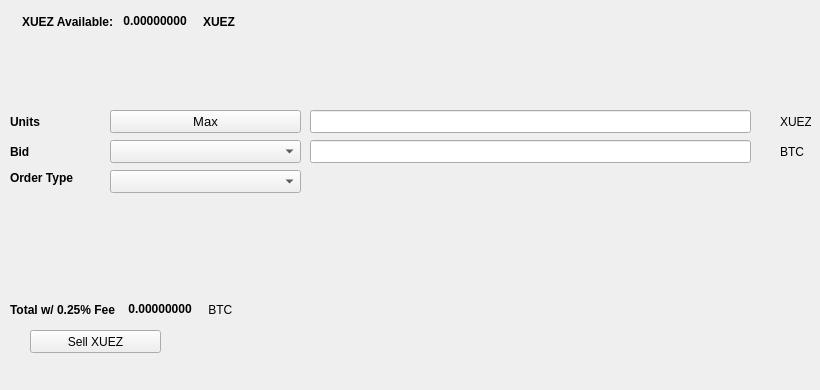
   <widget class="QWidget" name="SellTab">
    <attribute name="title">
     <string>Sell</string>
    </attribute>
    <widget class="QLabel" name="label_16">
     <property name="geometry">
      <rect>
       <x>780</x>
       <y>140</y>
       <width>31</width>
       <height>23</height>
      </rect>
     </property>
     <property name="text">
      <string>BTC</string>
     </property>
    </widget>
    <widget class="QComboBox" name="SellBidcomboBox">
     <property name="geometry">
      <rect>
       <x>110</x>
       <y>140</y>
       <width>191</width>
       <height>23</height>
      </rect>
     </property>
     <property name="font">
      <font>
       <pointsize>10</pointsize>
      </font>
     </property>
    </widget>
    <widget class="QLabel" name="label_18">
     <property name="geometry">
      <rect>
       <x>10</x>
       <y>110</y>
       <width>46</width>
       <height>23</height>
      </rect>
     </property>
     <property name="font">
      <font>
       <weight>75</weight>
       <bold>true</bold>
      </font>
     </property>
     <property name="text">
      <string>Units</string>
     </property>
    </widget>
    <widget class="QPushButton" name="Sell_Max_Amount">
     <property name="geometry">
      <rect>
       <x>110</x>
       <y>110</y>
       <width>191</width>
       <height>23</height>
      </rect>
     </property>
     <property name="font">
      <font>
       <pointsize>10</pointsize>
      </font>
     </property>
     <property name="text">
      <string>Max</string>
     </property>
    </widget>
    <widget class="QLabel" name="label_20">
     <property name="geometry">
      <rect>
       <x>10</x>
       <y>170</y>
       <width>91</width>
       <height>16</height>
      </rect>
     </property>
     <property name="font">
      <font>
       <weight>75</weight>
       <bold>true</bold>
      </font>
     </property>
     <property name="text">
      <string>Order Type</string>
     </property>
    </widget>
    <widget class="QComboBox" name="SellOrdertypeCombo">
     <property name="geometry">
      <rect>
       <x>110</x>
       <y>170</y>
       <width>191</width>
       <height>23</height>
      </rect>
     </property>
     <property name="font">
      <font>
       <pointsize>10</pointsize>
      </font>
     </property>
    </widget>
    <widget class="QLabel" name="label_21">
     <property name="geometry">
      <rect>
       <x>10</x>
       <y>140</y>
       <width>46</width>
       <height>23</height>
      </rect>
     </property>
     <property name="font">
      <font>
       <weight>75</weight>
       <bold>true</bold>
      </font>
     </property>
     <property name="text">
      <string>Bid</string>
     </property>
    </widget>
    <widget class="QLabel" name="label_22">
     <property name="geometry">
      <rect>
       <x>780</x>
       <y>110</y>
       <width>31</width>
       <height>23</height>
      </rect>
     </property>
     <property name="text">
      <string>XUEZ</string>
     </property>
    </widget>
    <widget class="QLineEdit" name="UnitsInputXUEZ">
     <property name="geometry">
      <rect>
       <x>310</x>
       <y>110</y>
       <width>441</width>
       <height>23</height>
      </rect>
     </property>
     <property name="font">
      <font>
       <pointsize>9</pointsize>
       <weight>75</weight>
       <bold>true</bold>
      </font>
     </property>
    </widget>
    <widget class="QLineEdit" name="SellBidPriceEdit">
     <property name="geometry">
      <rect>
       <x>310</x>
       <y>140</y>
       <width>441</width>
       <height>23</height>
      </rect>
     </property>
     <property name="font">
      <font>
       <pointsize>9</pointsize>
       <weight>75</weight>
       <bold>true</bold>
      </font>
     </property>
    </widget>
    <widget class="QPushButton" name="SellXUEZBTN">
     <property name="geometry">
      <rect>
       <x>30</x>
       <y>330</y>
       <width>131</width>
       <height>23</height>
      </rect>
     </property>
     <property name="text">
      <string>Sell XUEZ</string>
     </property>
     <property name="icon">
      <iconset resource="../xuez.qrc">
       <normaloff>:/icons/bitcoin</normaloff>:/icons/bitcoin</iconset>
     </property>
    </widget>
    <widget class="QWidget" name="layoutWidget3">
     <property name="geometry">
      <rect>
       <x>22</x>
       <y>12</y>
       <width>258</width>
       <height>19</height>
      </rect>
     </property>
     <layout class="QHBoxLayout" name="horizontalLayout">
      <item>
       <widget class="QLabel" name="label232_2">
        <property name="font">
         <font>
          <weight>75</weight>
          <bold>true</bold>
         </font>
        </property>
        <property name="text">
         <string>XUEZ Available:</string>
        </property>
       </widget>
      </item>
      <item>
       <widget class="QLabel" name="XUEZAvailableLabel">
        <property name="palette">
         <palette>
          <active>
           <colorrole role="WindowText">
            <brush brushstyle="SolidPattern">
             <color alpha="255">
              <red>0</red>
              <green>0</green>
              <blue>0</blue>
             </color>
            </brush>
           </colorrole>
           <colorrole role="Button">
            <brush brushstyle="SolidPattern">
             <color alpha="255">
              <red>0</red>
              <green>170</green>
              <blue>0</blue>
             </color>
            </brush>
           </colorrole>
           <colorrole role="Light">
            <brush brushstyle="SolidPattern">
             <color alpha="255">
              <red>0</red>
              <green>255</green>
              <blue>0</blue>
             </color>
            </brush>
           </colorrole>
           <colorrole role="Midlight">
            <brush brushstyle="SolidPattern">
             <color alpha="255">
              <red>0</red>
              <green>212</green>
              <blue>0</blue>
             </color>
            </brush>
           </colorrole>
           <colorrole role="Dark">
            <brush brushstyle="SolidPattern">
             <color alpha="255">
              <red>0</red>
              <green>85</green>
              <blue>0</blue>
             </color>
            </brush>
           </colorrole>
           <colorrole role="Mid">
            <brush brushstyle="SolidPattern">
             <color alpha="255">
              <red>0</red>
              <green>113</green>
              <blue>0</blue>
             </color>
            </brush>
           </colorrole>
           <colorrole role="Text">
            <brush brushstyle="SolidPattern">
             <color alpha="255">
              <red>0</red>
              <green>170</green>
              <blue>0</blue>
             </color>
            </brush>
           </colorrole>
           <colorrole role="BrightText">
            <brush brushstyle="SolidPattern">
             <color alpha="255">
              <red>255</red>
              <green>255</green>
              <blue>255</blue>
             </color>
            </brush>
           </colorrole>
           <colorrole role="ButtonText">
            <brush brushstyle="SolidPattern">
             <color alpha="255">
              <red>0</red>
              <green>0</green>
              <blue>0</blue>
             </color>
            </brush>
           </colorrole>
           <colorrole role="Base">
            <brush brushstyle="SolidPattern">
             <color alpha="255">
              <red>255</red>
              <green>255</green>
              <blue>255</blue>
             </color>
            </brush>
           </colorrole>
           <colorrole role="Window">
            <brush brushstyle="SolidPattern">
             <color alpha="255">
              <red>0</red>
              <green>170</green>
              <blue>0</blue>
             </color>
            </brush>
           </colorrole>
           <colorrole role="Shadow">
            <brush brushstyle="SolidPattern">
             <color alpha="255">
              <red>0</red>
              <green>0</green>
              <blue>0</blue>
             </color>
            </brush>
           </colorrole>
           <colorrole role="AlternateBase">
            <brush brushstyle="SolidPattern">
             <color alpha="255">
              <red>127</red>
              <green>212</green>
              <blue>127</blue>
             </color>
            </brush>
           </colorrole>
           <colorrole role="ToolTipBase">
            <brush brushstyle="SolidPattern">
             <color alpha="255">
              <red>255</red>
              <green>255</green>
              <blue>220</blue>
             </color>
            </brush>
           </colorrole>
           <colorrole role="ToolTipText">
            <brush brushstyle="SolidPattern">
             <color alpha="255">
              <red>0</red>
              <green>0</green>
              <blue>0</blue>
             </color>
            </brush>
           </colorrole>
          </active>
          <inactive>
           <colorrole role="WindowText">
            <brush brushstyle="SolidPattern">
             <color alpha="255">
              <red>0</red>
              <green>0</green>
              <blue>0</blue>
             </color>
            </brush>
           </colorrole>
           <colorrole role="Button">
            <brush brushstyle="SolidPattern">
             <color alpha="255">
              <red>0</red>
              <green>170</green>
              <blue>0</blue>
             </color>
            </brush>
           </colorrole>
           <colorrole role="Light">
            <brush brushstyle="SolidPattern">
             <color alpha="255">
              <red>0</red>
              <green>255</green>
              <blue>0</blue>
             </color>
            </brush>
           </colorrole>
           <colorrole role="Midlight">
            <brush brushstyle="SolidPattern">
             <color alpha="255">
              <red>0</red>
              <green>212</green>
              <blue>0</blue>
             </color>
            </brush>
           </colorrole>
           <colorrole role="Dark">
            <brush brushstyle="SolidPattern">
             <color alpha="255">
              <red>0</red>
              <green>85</green>
              <blue>0</blue>
             </color>
            </brush>
           </colorrole>
           <colorrole role="Mid">
            <brush brushstyle="SolidPattern">
             <color alpha="255">
              <red>0</red>
              <green>113</green>
              <blue>0</blue>
             </color>
            </brush>
           </colorrole>
           <colorrole role="Text">
            <brush brushstyle="SolidPattern">
             <color alpha="255">
              <red>0</red>
              <green>170</green>
              <blue>0</blue>
             </color>
            </brush>
           </colorrole>
           <colorrole role="BrightText">
            <brush brushstyle="SolidPattern">
             <color alpha="255">
              <red>255</red>
              <green>255</green>
              <blue>255</blue>
             </color>
            </brush>
           </colorrole>
           <colorrole role="ButtonText">
            <brush brushstyle="SolidPattern">
             <color alpha="255">
              <red>0</red>
              <green>0</green>
              <blue>0</blue>
             </color>
            </brush>
           </colorrole>
           <colorrole role="Base">
            <brush brushstyle="SolidPattern">
             <color alpha="255">
              <red>255</red>
              <green>255</green>
              <blue>255</blue>
             </color>
            </brush>
           </colorrole>
           <colorrole role="Window">
            <brush brushstyle="SolidPattern">
             <color alpha="255">
              <red>0</red>
              <green>170</green>
              <blue>0</blue>
             </color>
            </brush>
           </colorrole>
           <colorrole role="Shadow">
            <brush brushstyle="SolidPattern">
             <color alpha="255">
              <red>0</red>
              <green>0</green>
              <blue>0</blue>
             </color>
            </brush>
           </colorrole>
           <colorrole role="AlternateBase">
            <brush brushstyle="SolidPattern">
             <color alpha="255">
              <red>127</red>
              <green>212</green>
              <blue>127</blue>
             </color>
            </brush>
           </colorrole>
           <colorrole role="ToolTipBase">
            <brush brushstyle="SolidPattern">
             <color alpha="255">
              <red>255</red>
              <green>255</green>
              <blue>220</blue>
             </color>
            </brush>
           </colorrole>
           <colorrole role="ToolTipText">
            <brush brushstyle="SolidPattern">
             <color alpha="255">
              <red>0</red>
              <green>0</green>
              <blue>0</blue>
             </color>
            </brush>
           </colorrole>
          </inactive>
          <disabled>
           <colorrole role="WindowText">
            <brush brushstyle="SolidPattern">
             <color alpha="255">
              <red>0</red>
              <green>85</green>
              <blue>0</blue>
             </color>
            </brush>
           </colorrole>
           <colorrole role="Button">
            <brush brushstyle="SolidPattern">
             <color alpha="255">
              <red>0</red>
              <green>170</green>
              <blue>0</blue>
             </color>
            </brush>
           </colorrole>
           <colorrole role="Light">
            <brush brushstyle="SolidPattern">
             <color alpha="255">
              <red>0</red>
              <green>255</green>
              <blue>0</blue>
             </color>
            </brush>
           </colorrole>
           <colorrole role="Midlight">
            <brush brushstyle="SolidPattern">
             <color alpha="255">
              <red>0</red>
              <green>212</green>
              <blue>0</blue>
             </color>
            </brush>
           </colorrole>
           <colorrole role="Dark">
            <brush brushstyle="SolidPattern">
             <color alpha="255">
              <red>0</red>
              <green>85</green>
              <blue>0</blue>
             </color>
            </brush>
           </colorrole>
           <colorrole role="Mid">
            <brush brushstyle="SolidPattern">
             <color alpha="255">
              <red>0</red>
              <green>113</green>
              <blue>0</blue>
             </color>
            </brush>
           </colorrole>
           <colorrole role="Text">
            <brush brushstyle="SolidPattern">
             <color alpha="255">
              <red>0</red>
              <green>85</green>
              <blue>0</blue>
             </color>
            </brush>
           </colorrole>
           <colorrole role="BrightText">
            <brush brushstyle="SolidPattern">
             <color alpha="255">
              <red>255</red>
              <green>255</green>
              <blue>255</blue>
             </color>
            </brush>
           </colorrole>
           <colorrole role="ButtonText">
            <brush brushstyle="SolidPattern">
             <color alpha="255">
              <red>0</red>
              <green>85</green>
              <blue>0</blue>
             </color>
            </brush>
           </colorrole>
           <colorrole role="Base">
            <brush brushstyle="SolidPattern">
             <color alpha="255">
              <red>0</red>
              <green>170</green>
              <blue>0</blue>
             </color>
            </brush>
           </colorrole>
           <colorrole role="Window">
            <brush brushstyle="SolidPattern">
             <color alpha="255">
              <red>0</red>
              <green>170</green>
              <blue>0</blue>
             </color>
            </brush>
           </colorrole>
           <colorrole role="Shadow">
            <brush brushstyle="SolidPattern">
             <color alpha="255">
              <red>0</red>
              <green>0</green>
              <blue>0</blue>
             </color>
            </brush>
           </colorrole>
           <colorrole role="AlternateBase">
            <brush brushstyle="SolidPattern">
             <color alpha="255">
              <red>0</red>
              <green>170</green>
              <blue>0</blue>
             </color>
            </brush>
           </colorrole>
           <colorrole role="ToolTipBase">
            <brush brushstyle="SolidPattern">
             <color alpha="255">
              <red>255</red>
              <green>255</green>
              <blue>220</blue>
             </color>
            </brush>
           </colorrole>
           <colorrole role="ToolTipText">
            <brush brushstyle="SolidPattern">
             <color alpha="255">
              <red>0</red>
              <green>0</green>
              <blue>0</blue>
             </color>
            </brush>
           </colorrole>
          </disabled>
         </palette>
        </property>
        <property name="font">
         <font>
          <weight>75</weight>
          <bold>true</bold>
         </font>
        </property>
        <property name="text">
         <string> 0.00000000 </string>
        </property>
        <property name="textInteractionFlags">
         <set>Qt::LinksAccessibleByMouse|Qt::TextSelectableByKeyboard|Qt::TextSelectableByMouse</set>
        </property>
       </widget>
      </item>
      <item>
       <widget class="QLabel" name="labelXUEZ">
        <property name="font">
         <font>
          <weight>75</weight>
          <bold>true</bold>
         </font>
        </property>
        <property name="text">
         <string>XUEZ</string>
        </property>
       </widget>
      </item>
     </layout>
    </widget>
    <widget class="QWidget" name="layoutWidget">
     <property name="geometry">
      <rect>
       <x>10</x>
       <y>300</y>
       <width>268</width>
       <height>19</height>
      </rect>
     </property>
     <layout class="QHBoxLayout" name="horizontalLayout_2">
      <item>
       <widget class="QLabel" name="label_19">
        <property name="font">
         <font>
          <weight>75</weight>
          <bold>true</bold>
         </font>
        </property>
        <property name="text">
         <string>Total w/ 0.25% Fee </string>
        </property>
       </widget>
      </item>
      <item>
       <widget class="QLabel" name="SellCostLabel">
        <property name="palette">
         <palette>
          <active>
           <colorrole role="WindowText">
            <brush brushstyle="SolidPattern">
             <color alpha="255">
              <red>0</red>
              <green>0</green>
              <blue>0</blue>
             </color>
            </brush>
           </colorrole>
           <colorrole role="Button">
            <brush brushstyle="SolidPattern">
             <color alpha="255">
              <red>0</red>
              <green>170</green>
              <blue>0</blue>
             </color>
            </brush>
           </colorrole>
           <colorrole role="Light">
            <brush brushstyle="SolidPattern">
             <color alpha="255">
              <red>0</red>
              <green>255</green>
              <blue>0</blue>
             </color>
            </brush>
           </colorrole>
           <colorrole role="Midlight">
            <brush brushstyle="SolidPattern">
             <color alpha="255">
              <red>0</red>
              <green>212</green>
              <blue>0</blue>
             </color>
            </brush>
           </colorrole>
           <colorrole role="Dark">
            <brush brushstyle="SolidPattern">
             <color alpha="255">
              <red>0</red>
              <green>85</green>
              <blue>0</blue>
             </color>
            </brush>
           </colorrole>
           <colorrole role="Mid">
            <brush brushstyle="SolidPattern">
             <color alpha="255">
              <red>0</red>
              <green>113</green>
              <blue>0</blue>
             </color>
            </brush>
           </colorrole>
           <colorrole role="Text">
            <brush brushstyle="SolidPattern">
             <color alpha="255">
              <red>0</red>
              <green>170</green>
              <blue>0</blue>
             </color>
            </brush>
           </colorrole>
           <colorrole role="BrightText">
            <brush brushstyle="SolidPattern">
             <color alpha="255">
              <red>255</red>
              <green>255</green>
              <blue>255</blue>
             </color>
            </brush>
           </colorrole>
           <colorrole role="ButtonText">
            <brush brushstyle="SolidPattern">
             <color alpha="255">
              <red>0</red>
              <green>0</green>
              <blue>0</blue>
             </color>
            </brush>
           </colorrole>
           <colorrole role="Base">
            <brush brushstyle="SolidPattern">
             <color alpha="255">
              <red>255</red>
              <green>255</green>
              <blue>255</blue>
             </color>
            </brush>
           </colorrole>
           <colorrole role="Window">
            <brush brushstyle="SolidPattern">
             <color alpha="255">
              <red>0</red>
              <green>170</green>
              <blue>0</blue>
             </color>
            </brush>
           </colorrole>
           <colorrole role="Shadow">
            <brush brushstyle="SolidPattern">
             <color alpha="255">
              <red>0</red>
              <green>0</green>
              <blue>0</blue>
             </color>
            </brush>
           </colorrole>
           <colorrole role="AlternateBase">
            <brush brushstyle="SolidPattern">
             <color alpha="255">
              <red>127</red>
              <green>212</green>
              <blue>127</blue>
             </color>
            </brush>
           </colorrole>
           <colorrole role="ToolTipBase">
            <brush brushstyle="SolidPattern">
             <color alpha="255">
              <red>255</red>
              <green>255</green>
              <blue>220</blue>
             </color>
            </brush>
           </colorrole>
           <colorrole role="ToolTipText">
            <brush brushstyle="SolidPattern">
             <color alpha="255">
              <red>0</red>
              <green>0</green>
              <blue>0</blue>
             </color>
            </brush>
           </colorrole>
          </active>
          <inactive>
           <colorrole role="WindowText">
            <brush brushstyle="SolidPattern">
             <color alpha="255">
              <red>0</red>
              <green>0</green>
              <blue>0</blue>
             </color>
            </brush>
           </colorrole>
           <colorrole role="Button">
            <brush brushstyle="SolidPattern">
             <color alpha="255">
              <red>0</red>
              <green>170</green>
              <blue>0</blue>
             </color>
            </brush>
           </colorrole>
           <colorrole role="Light">
            <brush brushstyle="SolidPattern">
             <color alpha="255">
              <red>0</red>
              <green>255</green>
              <blue>0</blue>
             </color>
            </brush>
           </colorrole>
           <colorrole role="Midlight">
            <brush brushstyle="SolidPattern">
             <color alpha="255">
              <red>0</red>
              <green>212</green>
              <blue>0</blue>
             </color>
            </brush>
           </colorrole>
           <colorrole role="Dark">
            <brush brushstyle="SolidPattern">
             <color alpha="255">
              <red>0</red>
              <green>85</green>
              <blue>0</blue>
             </color>
            </brush>
           </colorrole>
           <colorrole role="Mid">
            <brush brushstyle="SolidPattern">
             <color alpha="255">
              <red>0</red>
              <green>113</green>
              <blue>0</blue>
             </color>
            </brush>
           </colorrole>
           <colorrole role="Text">
            <brush brushstyle="SolidPattern">
             <color alpha="255">
              <red>0</red>
              <green>170</green>
              <blue>0</blue>
             </color>
            </brush>
           </colorrole>
           <colorrole role="BrightText">
            <brush brushstyle="SolidPattern">
             <color alpha="255">
              <red>255</red>
              <green>255</green>
              <blue>255</blue>
             </color>
            </brush>
           </colorrole>
           <colorrole role="ButtonText">
            <brush brushstyle="SolidPattern">
             <color alpha="255">
              <red>0</red>
              <green>0</green>
              <blue>0</blue>
             </color>
            </brush>
           </colorrole>
           <colorrole role="Base">
            <brush brushstyle="SolidPattern">
             <color alpha="255">
              <red>255</red>
              <green>255</green>
              <blue>255</blue>
             </color>
            </brush>
           </colorrole>
           <colorrole role="Window">
            <brush brushstyle="SolidPattern">
             <color alpha="255">
              <red>0</red>
              <green>170</green>
              <blue>0</blue>
             </color>
            </brush>
           </colorrole>
           <colorrole role="Shadow">
            <brush brushstyle="SolidPattern">
             <color alpha="255">
              <red>0</red>
              <green>0</green>
              <blue>0</blue>
             </color>
            </brush>
           </colorrole>
           <colorrole role="AlternateBase">
            <brush brushstyle="SolidPattern">
             <color alpha="255">
              <red>127</red>
              <green>212</green>
              <blue>127</blue>
             </color>
            </brush>
           </colorrole>
           <colorrole role="ToolTipBase">
            <brush brushstyle="SolidPattern">
             <color alpha="255">
              <red>255</red>
              <green>255</green>
              <blue>220</blue>
             </color>
            </brush>
           </colorrole>
           <colorrole role="ToolTipText">
            <brush brushstyle="SolidPattern">
             <color alpha="255">
              <red>0</red>
              <green>0</green>
              <blue>0</blue>
             </color>
            </brush>
           </colorrole>
          </inactive>
          <disabled>
           <colorrole role="WindowText">
            <brush brushstyle="SolidPattern">
             <color alpha="255">
              <red>0</red>
              <green>85</green>
              <blue>0</blue>
             </color>
            </brush>
           </colorrole>
           <colorrole role="Button">
            <brush brushstyle="SolidPattern">
             <color alpha="255">
              <red>0</red>
              <green>170</green>
              <blue>0</blue>
             </color>
            </brush>
           </colorrole>
           <colorrole role="Light">
            <brush brushstyle="SolidPattern">
             <color alpha="255">
              <red>0</red>
              <green>255</green>
              <blue>0</blue>
             </color>
            </brush>
           </colorrole>
           <colorrole role="Midlight">
            <brush brushstyle="SolidPattern">
             <color alpha="255">
              <red>0</red>
              <green>212</green>
              <blue>0</blue>
             </color>
            </brush>
           </colorrole>
           <colorrole role="Dark">
            <brush brushstyle="SolidPattern">
             <color alpha="255">
              <red>0</red>
              <green>85</green>
              <blue>0</blue>
             </color>
            </brush>
           </colorrole>
           <colorrole role="Mid">
            <brush brushstyle="SolidPattern">
             <color alpha="255">
              <red>0</red>
              <green>113</green>
              <blue>0</blue>
             </color>
            </brush>
           </colorrole>
           <colorrole role="Text">
            <brush brushstyle="SolidPattern">
             <color alpha="255">
              <red>0</red>
              <green>85</green>
              <blue>0</blue>
             </color>
            </brush>
           </colorrole>
           <colorrole role="BrightText">
            <brush brushstyle="SolidPattern">
             <color alpha="255">
              <red>255</red>
              <green>255</green>
              <blue>255</blue>
             </color>
            </brush>
           </colorrole>
           <colorrole role="ButtonText">
            <brush brushstyle="SolidPattern">
             <color alpha="255">
              <red>0</red>
              <green>85</green>
              <blue>0</blue>
             </color>
            </brush>
           </colorrole>
           <colorrole role="Base">
            <brush brushstyle="SolidPattern">
             <color alpha="255">
              <red>0</red>
              <green>170</green>
              <blue>0</blue>
             </color>
            </brush>
           </colorrole>
           <colorrole role="Window">
            <brush brushstyle="SolidPattern">
             <color alpha="255">
              <red>0</red>
              <green>170</green>
              <blue>0</blue>
             </color>
            </brush>
           </colorrole>
           <colorrole role="Shadow">
            <brush brushstyle="SolidPattern">
             <color alpha="255">
              <red>0</red>
              <green>0</green>
              <blue>0</blue>
             </color>
            </brush>
           </colorrole>
           <colorrole role="AlternateBase">
            <brush brushstyle="SolidPattern">
             <color alpha="255">
              <red>0</red>
              <green>170</green>
              <blue>0</blue>
             </color>
            </brush>
           </colorrole>
           <colorrole role="ToolTipBase">
            <brush brushstyle="SolidPattern">
             <color alpha="255">
              <red>255</red>
              <green>255</green>
              <blue>220</blue>
             </color>
            </brush>
           </colorrole>
           <colorrole role="ToolTipText">
            <brush brushstyle="SolidPattern">
             <color alpha="255">
              <red>0</red>
              <green>0</green>
              <blue>0</blue>
             </color>
            </brush>
           </colorrole>
          </disabled>
         </palette>
        </property>
        <property name="font">
         <font>
          <weight>75</weight>
          <bold>true</bold>
         </font>
        </property>
        <property name="autoFillBackground">
         <bool>false</bool>
        </property>
        <property name="text">
         <string> 0.00000000</string>
        </property>
        <property name="textInteractionFlags">
         <set>Qt::LinksAccessibleByMouse|Qt::TextSelectableByMouse</set>
        </property>
       </widget>
      </item>
      <item>
       <widget class="QLabel" name="label_17">
        <property name="font">
         <font>
          <weight>50</weight>
          <bold>false</bold>
         </font>
        </property>
        <property name="text">
         <string> BTC</string>
        </property>
       </widget>
      </item>
     </layout>
    </widget>
    <widget class="QLabel" name="label_23">
     <property name="geometry">
      <rect>
       <x>460</x>
       <y>300</y>
       <width>281</width>
       <height>81</height>
      </rect>
     </property>
     <property name="text">
      <string/>
     </property>
     <property name="pixmap">
      <pixmap>:/images/bittrex</pixmap>
     </property>
    </widget>
   </widget>
